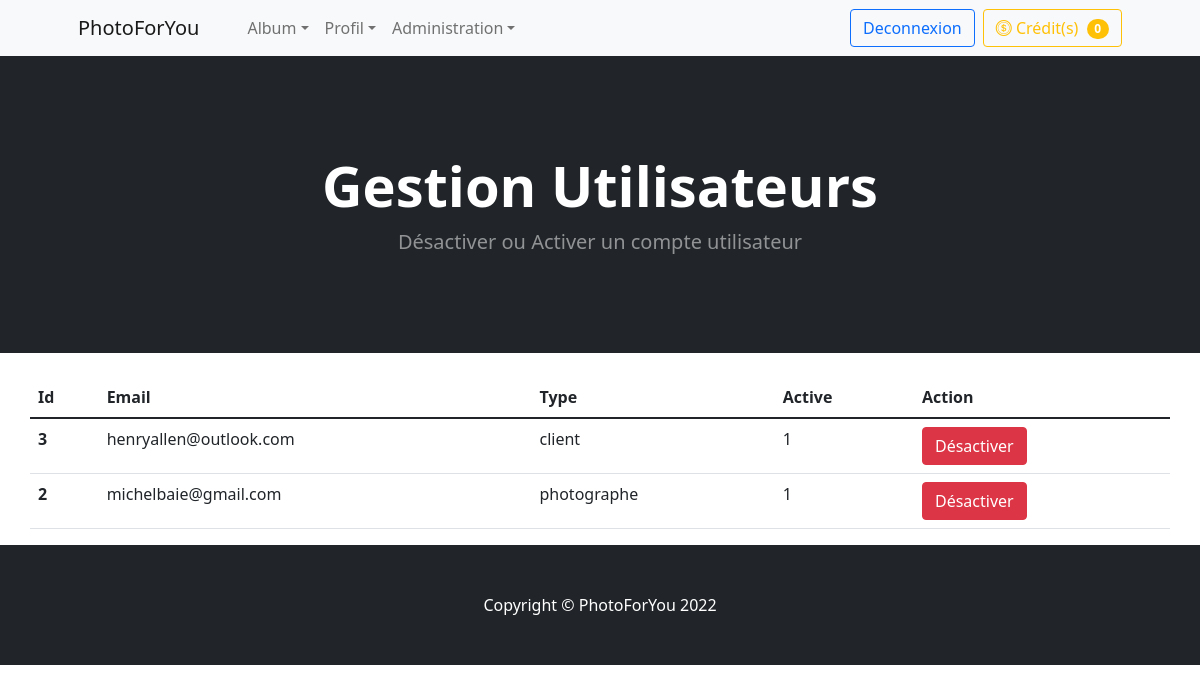
/gererUtilisateur.php (signed in), run on the app's committed database.
### tables this page shows
CREATE TABLE IF NOT EXISTS `menu` (
  `idMenu` int NOT NULL,
  `nomMenu` varchar(45) DEFAULT NULL,
  `URL` varchar(100) DEFAULT NULL,
  `Habilitation` varchar(10) DEFAULT NULL,
  PRIMARY KEY (`idMenu`)
);

CREATE TABLE IF NOT EXISTS `users` (
  `idUser` int NOT NULL AUTO_INCREMENT,
  `nom` varchar(45) NOT NULL,
  `prenom` varchar(45) NOT NULL,
  `email` varchar(45) NOT NULL,
  `mdp` varchar(128) NOT NULL,
  `dateNaiss` date DEFAULT NULL,
  `credit` int NOT NULL DEFAULT '0',
  `argent` decimal(10,2) NOT NULL DEFAULT '0.00',
  `active` int NOT NULL,
  `type` varchar(45) NOT NULL,
  `photoUser` varchar(100) DEFAULT NULL,
  `siteUser` varchar(200) DEFAULT NULL,
  `siret` varchar(14) DEFAULT NULL,
  PRIMARY KEY (`idUser`)
);

### gererUtilisateur.php (the view, shortened to what this page needs)
<?php
    include('include/entete.inc.php');
?>
<header class="bg-dark py-5">
    <div class="container px-4 px-lg-5 my-5">
        <div class="text-center text-white">
            <h1 class="display-4 fw-bolder">Gestion Utilisateurs</h1>
            <p class="lead fw-normal text-white-50 mb-0">Désactiver ou Activer un compte utilisateur</p>
        </div>
    </div>
</header>
<br>
<div class="container">
    <div class="jumbotron">
        <div class="row row-cols-1 row-cols-md-3 g-4">
            <table class="table">
                <thead class="thead-dark" style="width:100%">
                    <tr>
                        <th scope="col">Id</th>
                        <th scope="col">Email</th>
                        <th scope="col">Type</th>
                        <th scope="col">Active</th>
                        <th scope="col">Action</th>
                    </tr>
                </thead>
                <tbody>
                    <?php
                        $sql = "SELECT idUser, email, type, active FROM users WHERE type != 'admin' ORDER BY idUser DESC";
                        $ins = $db->prepare($sql);
                        $ins->execute();
                        $result = $ins->fetchAll();
                        if($result > 0) {
                            foreach ($result as $value) {
                                echo "<tr>
                                <th scope='row'>".$value['idUser']."</th>
                                <td>".$value['email']."</td>
                                <td>".$value['type']."</td>
                                <td>".$value['active']."</td>
                                <td>";
                                if($value['active'] == 1) {
                                    echo "<a href='desactiverUtilisateur.php?id=".$value['idUser']."' class='btn btn-danger'>Désactiver</a>";
                                } else {
                                    echo "<a href='activerUtilisateur.php?id=".$value['idUser']."' class='btn btn-success'>Activer</a>";
                                }
                                echo "</td>
                                </tr>";
                            }
                        }
                        else {
                            echo "<tr><td colspan='7'><center>Pas de Donnée</center></td></tr>";
                        }
                    ?>
                </tbody>
            </table>
        </div>
    </div>
</div>
<?php
    include('include/piedDePage.inc.php')
?>

### include/entete.inc.php (shortened to what this page needs)
<?php
    require_once('dbconnect.php');
    $db->setAttribute(PDO::ATTR_ERRMODE, PDO::ERRMODE_EXCEPTION);
?>
<!DOCTYPE html>
<html lang="fr">
    <head>
        <link rel="stylesheet" href="assets/css/bootstrap/css/bootstrap.min.css">
        <link rel="stylesheet" href="https://cdn.jsdelivr.net/npm/bootstrap-icons@1.8.1/font/bootstrap-icons.css">
    </head>
    <body>
        <?php
            switch ($_SESSION['type']) {
                case "admin":       $niveauHab = "%A%"; break;
            }
            $requete = "SELECT idMenu, nomMenu, URL FROM menu WHERE Habilitation LIKE '".$niveauHab."'";
            $instruction = $db->prepare($requete);
            $instruction->execute();
            $num = $instruction->fetchAll();
        ?>
        <nav class="navbar navbar-expand-lg navbar-light bg-light">
            <div class="container px-4 px-lg-5">
                <a class="navbar-brand" href=".">PhotoForYou</a>
                <div class="collapse navbar-collapse" id="navbarSupportedContent">
                    <ul class="navbar-nav me-auto mb-2 mb-lg-0 ms-lg-4">
                        <?php
                            foreach($num as $value) {
                                if (strlen($value['idMenu']) == 1) {
                                    echo '<li class="nav-item dropdown">'.PHP_EOL;
                                    echo '<a class="nav-link dropdown-toggle" id="navbarDropdown" href="'.$value['URL'].'" role="button" data-bs-toggle="dropdown" aria-expanded="false">'.$value['nomMenu'].'</a>'.PHP_EOL;
                                    echo "</li>";
                                }
                            }
                        ?>
                    </ul>
                    <div class="d-grid gap-2 d-md-flex justify-content-md-end">
                        <?php
                            if(!isset($_SESSION['login'])) {
                                echo '
                                <form class="d-flex">
                                    <button type="button" class="btn btn-outline-primary" data-bs-toggle="modal" data-bs-target="#modalConnexionInscription">
                                    S\'inscrire | Se connecter
                                    </button>
                                </form>
                                <div class="modal fade" tabindex="-1" role="dialog" id="modalConnexionInscription">
                                    <div class="modal-dialog modal-dialog-centered" role="document">
                                        <div class="modal-content rounded-5 shadow">
                                            <div class="modal-header p-5 pb-4 border-bottom-0">
                                                <h2 class="fw-bold mb-0">Connectez-vous</h2>
                                                <button type="button" class="btn-close" data-bs-dismiss="modal" aria-label="Close"></button>
                                            </div>
                                            <div class="modal-body p-5 pt-0">
                                                <a class="w-100 py-2 mb-2 btn btn-outline-primary rounded-4" href="connexion.php" role="button">Connexion</a>
                                                <hr class="my-4">
                                                <h2 class="fs-5 fw-bold mb-3">Ou Inscrivez-vous</h2>
                                                <a class="w-100 py-2 mb-2 btn btn-outline-dark rounded-4" href="formInscriptionClient.php" role="button">Inscription Client</a>
                                                <a class="w-100 py-2 mb-2 btn btn-outline-dark rounded-4" href="formInscriptionPhotographe.php" role="button">Inscription Photographe</a>
                                            </div>
                                        </div>
                                    </div>
                                </div>';
                            } else {
                                echo '
                                <form class="d-flex">
                                    <a class="btn btn-outline-primary" href="deconnexion.php" role="button">Deconnexion</a>
                                </form>';
                            }
                        ?>
                        <form class="d-flex">
                            <a class="btn btn-outline-warning" href="credit.php" role="button">
                                <i class='bi bi-coin'></i>
                                Crédit(s)
                                <span class="badge bg-warning text-white ms-1 rounded-pill"><?php if(!isset($_SESSION['login'])) {echo 0;} else {echo $_SESSION['credit'];} ?></span>
                            </a>
                        </form>
                    </div>
                </div>
            </div>
        </nav>

### data on the page
menu: nomMenu "Album"
menu: nomMenu "Profil"
menu: nomMenu "Administration"
users: idUser "3", email "henryallen@outlook.com", type "client", active "1"
users: idUser "2", email "michelbaie@gmail.com", type "photographe", active "1"

### other printed values
$_SESSION['credit'] "0"
